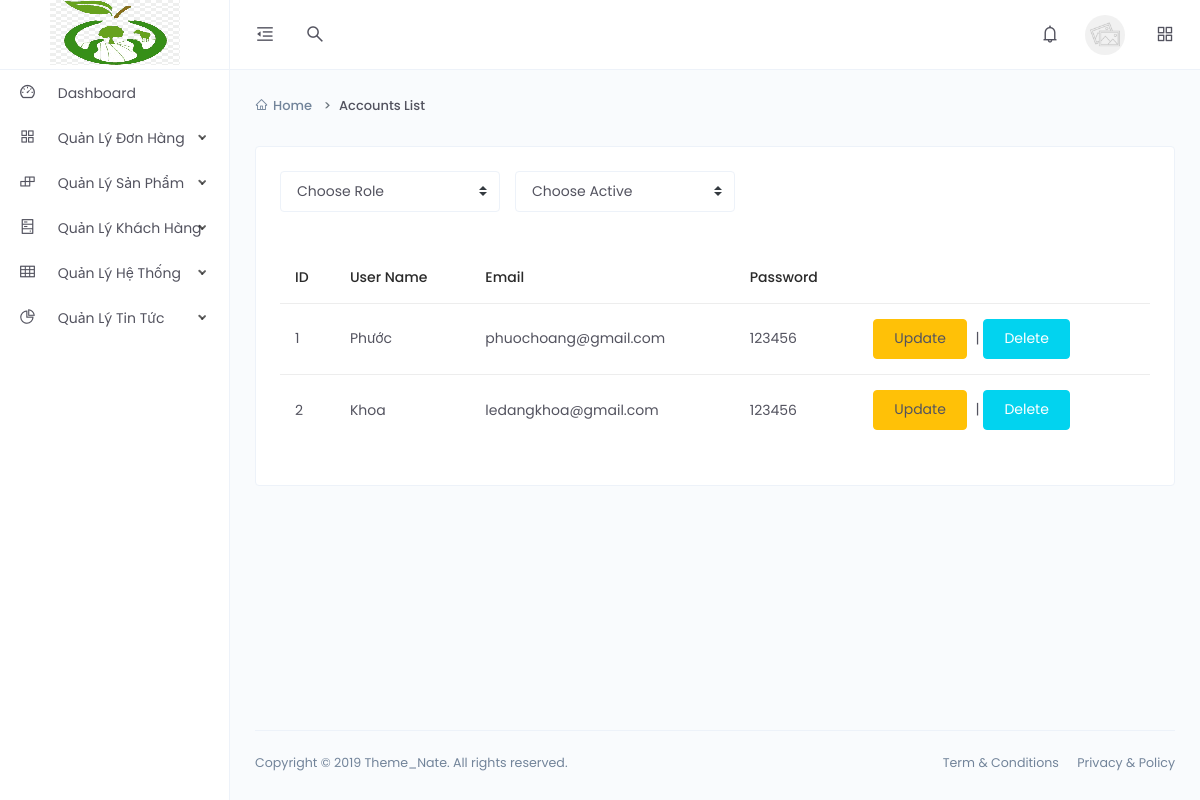
The page /manageAccounts on the database as committed earlier.
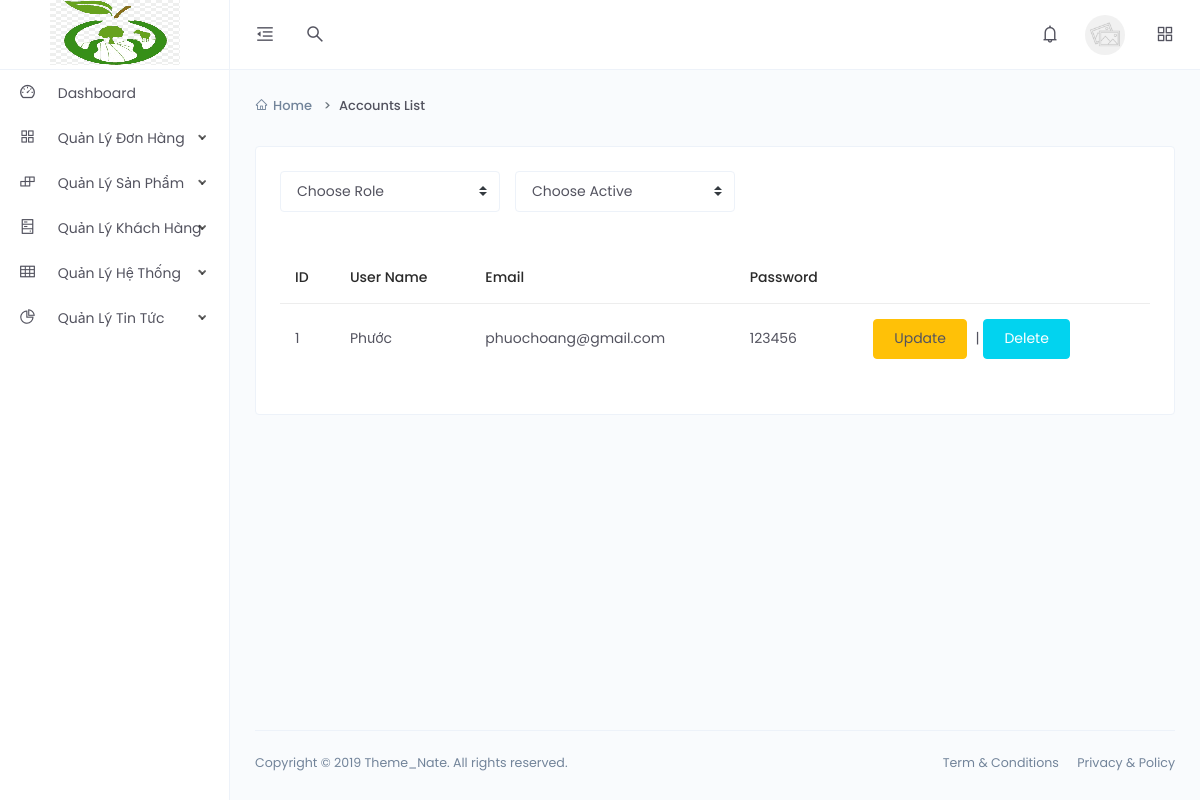
The same page on the database as committed later.
### app.py (models this page shows)
class Accounts(db.Model):
    Id_Account = db.Column(db.Integer, primary_key= True)
    User_Name = db.Column(db.String(200), nullable=False )
    User_Account = db.Column(db.String(200), unique=True)
    Password = db.Column(db.String(200), nullable=False)
    Date_Created = db.Column(db.DateTime, default=datetime.utcnow)

### app.py (the view)
@app.route('/manageAccounts')
def manageAccounts():
    accounts = Accounts.query.order_by(Accounts.Date_Created).all()
    return render_template('manageAccount.html',accounts = accounts)

### templates/manageAccount.html (shortened to what this page needs)
<!DOCTYPE html>
<html lang="en">
<head>
    <link href="{{url_for('static',filename ='Adminassets/css/app.min.css')}}" rel="stylesheet">
</head>
<body>
    <div class="app">
        <div class="layout">
            <div class="header">
                <div class="logo logo-dark">
                    <a href="./Admin">
                        <img src="{{url_for('static',filename = 'image/image.png')}}" alt="Logo">
                    </a>
                </div>
                <div class="nav-wrap">
                    <ul class="nav-left">
                        <li class="desktop-toggle">
                            <a href="javascript:void(0);">
                                <i class="anticon"></i>
                            </a>
                        </li>
                        <li>
                            <a href="javascript:void(0);" data-toggle="modal" data-target="#search-drawer">
                                <i class="anticon anticon-search"></i>
                            </a>
                        </li>
                    </ul>
                    <ul class="nav-right">
                        <li class="dropdown dropdown-animated scale-left">
                            <a href="javascript:void(0);" data-toggle="dropdown">
                                <i class="anticon anticon-bell notification-badge"></i>
                            </a>
                        </li>
                        <li class="dropdown dropdown-animated scale-left">
                            <div class="pointer" data-toggle="dropdown">
                                <div class="avatar avatar-image  m-h-10 m-r-15">
                                    <img src="{{url_for('static',filename ='Adminassets/images/avatars/thumb-3.jpg')}}" alt="">
                                </div>
                            </div>
                        </li>
                        <li>
                            <a href="javascript:void(0);" data-toggle="modal" data-target="#quick-view">
                                <i class="anticon anticon-appstore"></i>
                            </a>
                        </li>
                    </ul>
                </div>
        </div>
            <div class="side-nav">
                <div class="side-nav-inner">
                    <ul class="side-nav-menu scrollable">
                        <li class="nav-item dropdown">
                            <a href = "./Admin">
                                <span class="icon-holder">
                                    <i class="anticon anticon-dashboard"></i>
                                </span>
                                <span  class="title">Dashboard</span>
                            </a>
                        </li>
                        <li class="nav-item dropdown">
                            <a class="dropdown-toggle" href="javascript:void(0);">
                                <span class="icon-holder">
                                    <i class="anticon anticon-appstore"></i>
                                </span>
                                <span class="title">Quản Lý Đơn Hàng</span>
                            </a>
                        </li>
                        <li class="nav-item dropdown">
                            <a class="dropdown-toggle" href="javascript:void(0);">
                                <span class="icon-holder">
                                    <i class="anticon anticon-build"></i>
                                </span>
                                <span class="title">Quản Lý Sản Phẩm</span>
                            </a>
                        </li>
                        <li class="nav-item dropdown">
                            <a class="dropdown-toggle" href="javascript:void(0);">
                                <span class="icon-holder">
                                    <i class="anticon anticon-hdd"></i>
                                </span>
                                <span class="title">Quản Lý Khách Hàng</span>
                            </a>
                        </li>
                        <li class="nav-item dropdown">
                            <a class="dropdown-toggle" href="javascript:void(0);">
                                <span class="icon-holder">
                                    <i class="anticon anticon-table"></i>
                                </span>
                                <span class="title">Quản Lý Hệ Thống</span>
                            </a>
                        </li>
                        <li class="nav-item dropdown">
                            <a class="dropdown-toggle" href="javascript:void(0);">
                                <span class="icon-holder">
                                    <i class="anticon anticon-pie-chart"></i>
                                </span>
                                <span class="title">Quản Lý Tin Tức</span>
                            </a>
                        </li>
                    </ul>
                </div>
            </div>
            <div class="page-container">
                <div class="main-content">
                    <div class="page-header">
                        <div class="header-sub-title">
                            <nav class="breadcrumb breadcrumb-dash">
                                <a class="breadcrumb-item"><i class="anticon anticon-home m-r-5"></i>Home</a>
                                <span class="breadcrumb-item active">Accounts List</span>
                            </nav>
                        </div>
                    </div>
                    <div class="card">
                        <div class="card-body">
                            <div class="row m-b-30">
                                <div class="col-lg-8">
                                    <div class="d-md-flex">
                                        <div class="m-b-10 m-r-15">
                                            <select class="custom-select" id ="idrole" name="idrole" style="min-width: 220px;">
                                                <option value="0" disabled selected>Choose Role</option>
                                            </select>
                                        </div>
                                        <div class="m-b-10">
                                            <select class="custom-select" style="min-width: 220px;">
                                                <option value="0"  id ="idactive" name="idactive" disabled selected>Choose Active</option>
                                            </select>
                                        </div>
                                    </div>
                                </div>
                            </div>
                            <div class="table-responsive">
                                <table class="table table-hover e-commerce-table">
                                    <thead>
                                        <tr>
                                            <th>ID</th>
                                            <th>User Name</th>
                                            <th>Email</th>
                                            <th>Password</th>
                                            <th></th>
                                        </tr>
                                    </thead>
                                    <tbody>
                                        {% for account in accounts %}
                                            <tr>
                                                <td>{{account.Id_Account}}</td>
                                                <td>{{account.User_Name}}</td>
                                                <td>{{account.User_Account}}</td>
                                                <td>{{account.Password}}</td>
                                                <td>
                                                    <a class="btn btn-warning m-r-5" >Update</a> |
                                                    <a class="btn btn-info m-r-5" href = "./deleteAccount/{{account.Id_Account}}">Delete </a>
                                                </td>
                                            </tr>
                                        {% endfor %}
                                    </tbody>
                                </table>
                            </div>
                        </div>
                    </div>
                </div>
                <footer class="footer">
                    <div class="footer-content">
                        <p class="m-b-0">Copyright © 2019 Theme_Nate. All rights reserved.</p>
                        <span>
                            <a href="" class="text-gray m-r-15">Term &amp; Conditions</a>
                            <a href="" class="text-gray">Privacy &amp; Policy</a>
                        </span>
                    </div>
                </footer>
            </div>
        </div>
    </div>
</body>
</html>

Rows that differ between the two databases and show on the page:
removed Accounts: Id_Account "2", User_Name "Khoa", User_Account "ledangkhoa@gmail.com", Password "123456"
